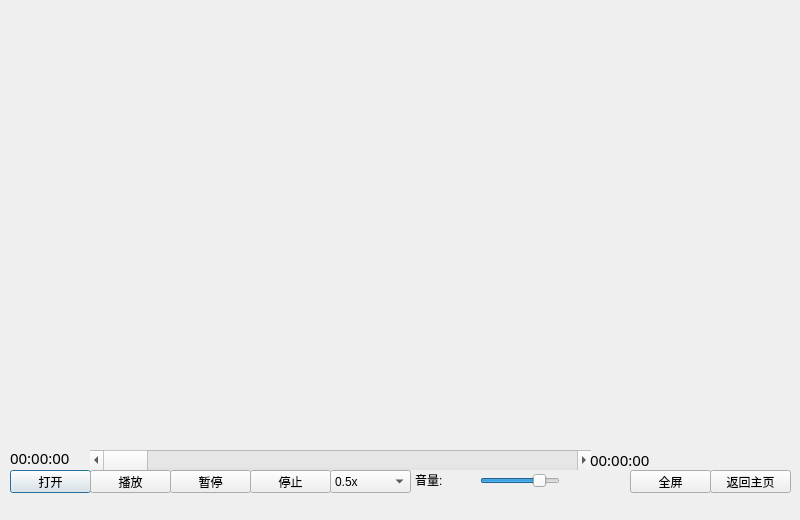
<?xml version="1.0" encoding="UTF-8"?>
<ui version="4.0">
 <class>VideoDialog</class>
 <widget class="QDialog" name="VideoDialog">
  <property name="geometry">
   <rect>
    <x>0</x>
    <y>0</y>
    <width>800</width>
    <height>520</height>
   </rect>
  </property>
  <property name="windowTitle">
   <string>视频播放器</string>
  </property>
  <widget class="QPushButton" name="pb_start">
   <property name="geometry">
    <rect>
     <x>10</x>
     <y>470</y>
     <width>81</width>
     <height>23</height>
    </rect>
   </property>
   <property name="text">
    <string>打开</string>
   </property>
  </widget>
  <widget class="QPushButton" name="pb_resume">
   <property name="geometry">
    <rect>
     <x>90</x>
     <y>470</y>
     <width>81</width>
     <height>23</height>
    </rect>
   </property>
   <property name="text">
    <string>播放</string>
   </property>
  </widget>
  <widget class="QPushButton" name="pb_pause">
   <property name="geometry">
    <rect>
     <x>170</x>
     <y>470</y>
     <width>81</width>
     <height>23</height>
    </rect>
   </property>
   <property name="text">
    <string>暂停</string>
   </property>
  </widget>
  <widget class="QPushButton" name="pb_stop">
   <property name="geometry">
    <rect>
     <x>250</x>
     <y>470</y>
     <width>81</width>
     <height>23</height>
    </rect>
   </property>
   <property name="text">
    <string>停止</string>
   </property>
  </widget>
  <widget class="QScrollBar" name="slider_progress">
   <property name="geometry">
    <rect>
     <x>90</x>
     <y>450</y>
     <width>501</width>
     <height>20</height>
    </rect>
   </property>
   <property name="orientation">
    <enum>Qt::Horizontal</enum>
   </property>
  </widget>
  <widget class="QLabel" name="lb_curTime">
   <property name="geometry">
    <rect>
     <x>10</x>
     <y>450</y>
     <width>91</width>
     <height>16</height>
    </rect>
   </property>
   <property name="font">
    <font>
     <family>微软雅黑</family>
     <pointsize>11</pointsize>
    </font>
   </property>
   <property name="text">
    <string>00:00:00</string>
   </property>
  </widget>
  <widget class="QLabel" name="lb_totalTime">
   <property name="geometry">
    <rect>
     <x>590</x>
     <y>450</y>
     <width>91</width>
     <height>20</height>
    </rect>
   </property>
   <property name="font">
    <font>
     <family>微软雅黑</family>
     <pointsize>11</pointsize>
    </font>
   </property>
   <property name="text">
    <string>00:00:00</string>
   </property>
  </widget>
  <widget class="MyOpenGLWidget" name="wdg_show" native="true">
   <property name="geometry">
    <rect>
     <x>20</x>
     <y>10</y>
     <width>761</width>
     <height>441</height>
    </rect>
   </property>
  </widget>
  <widget class="QPushButton" name="pb_back">
   <property name="geometry">
    <rect>
     <x>710</x>
     <y>470</y>
     <width>81</width>
     <height>23</height>
    </rect>
   </property>
   <property name="text">
    <string>返回主页</string>
   </property>
  </widget>
  <widget class="QComboBox" name="cb_speed">
   <property name="geometry">
    <rect>
     <x>330</x>
     <y>470</y>
     <width>81</width>
     <height>23</height>
    </rect>
   </property>
   <property name="editable">
    <bool>false</bool>
   </property>
   <item>
    <property name="text">
     <string>0.5x</string>
    </property>
   </item>
   <item>
    <property name="text">
     <string>1x</string>
    </property>
   </item>
   <item>
    <property name="text">
     <string>1.25x</string>
    </property>
   </item>
   <item>
    <property name="text">
     <string>1.5x</string>
    </property>
   </item>
   <item>
    <property name="text">
     <string>2x</string>
    </property>
   </item>
  </widget>
  <widget class="QPushButton" name="pb_fullscreen">
   <property name="geometry">
    <rect>
     <x>630</x>
     <y>470</y>
     <width>81</width>
     <height>23</height>
    </rect>
   </property>
   <property name="text">
    <string>全屏</string>
   </property>
  </widget>
  <widget class="QSlider" name="slider_volume">
   <property name="geometry">
    <rect>
     <x>480</x>
     <y>470</y>
     <width>80</width>
     <height>22</height>
    </rect>
   </property>
   <property name="orientation">
    <enum>Qt::Horizontal</enum>
   </property>
   <property name="minimum">
    <number>0</number>
   </property>
   <property name="maximum">
    <number>100</number>
   </property>
   <property name="value">
    <number>80</number>
   </property>
  </widget>
  <widget class="QLabel" name="lb_volume">
   <property name="geometry">
    <rect>
     <x>415</x>
     <y>470</y>
     <width>61</width>
     <height>20</height>
    </rect>
   </property>
   <property name="text">
    <string>音量:</string>
   </property>
  </widget>
 </widget>
 <customwidgets>
  <customwidget>
   <class>MyOpenGLWidget</class>
   <extends>QWidget</extends>
   <header>myopenglwidget.h</header>
   <container>1</container>
  </customwidget>
 </customwidgets>
 <resources/>
 <connections/>
</ui>
